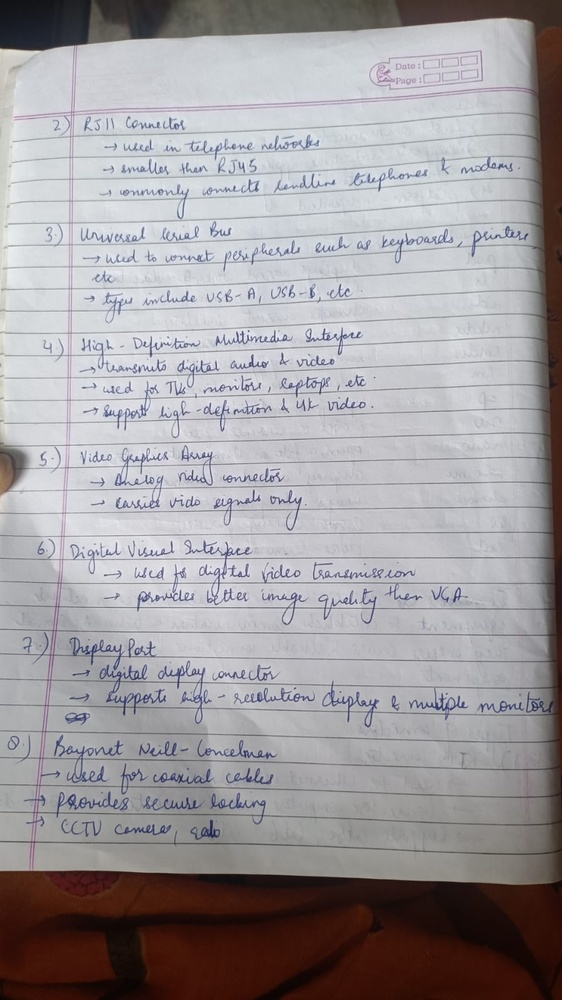
#> input picture data/sample_images/document.jpeg, 562 x 1000 px, shrunk from 899 x 1599 before the run
$ python -i document_detection.py   (imports and definitions only)
#> lines starting #> are read from the running program, lines starting #| are printed output that depends on the picture; after the words box and inside, x2 and y2 are one past the last pixel; in counts of white or black regions, pixels touching at a corner belong together
#> further down, picture is the input picture: shape (1000, 562, 3); mean B, G, R 159, 155.9, 159.9
import cv2


def find_document_contour(image):
    """
    Detect the outer boundary of the document.
    """

    gray = cv2.cvtColor(image, cv2.COLOR_BGR2GRAY)
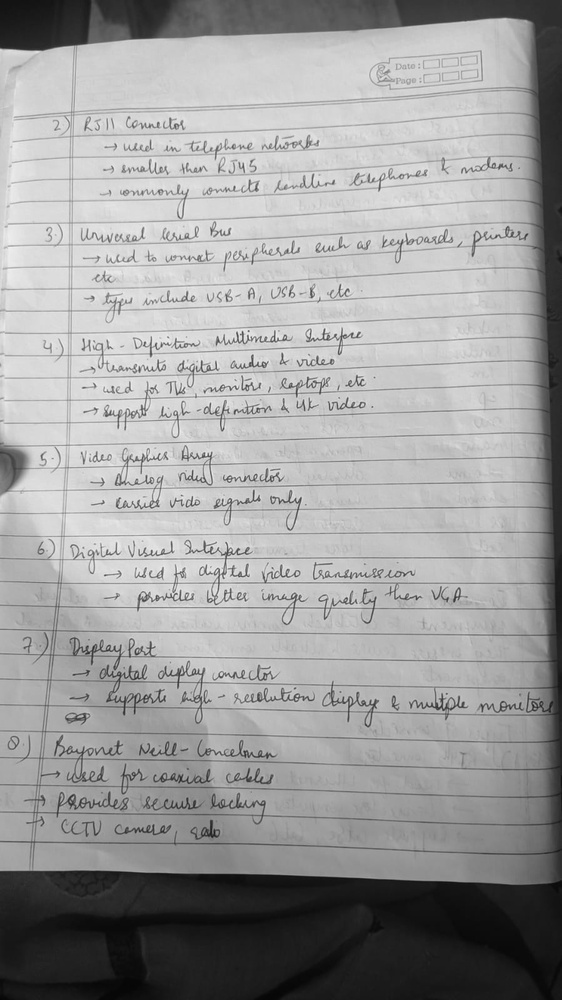
#> gray: shape (1000, 562); min 5, max 246, mean 157.4

    # Smooth the image to reduce text and ruled-line noise
    blurred = cv2.GaussianBlur(gray, (7, 7), 0)

    # Threshold based on the bright paper against the darker background
    _, threshold = cv2.threshold(
        blurred,
        0,
        255,
        cv2.THRESH_BINARY + cv2.THRESH_OTSU
    )
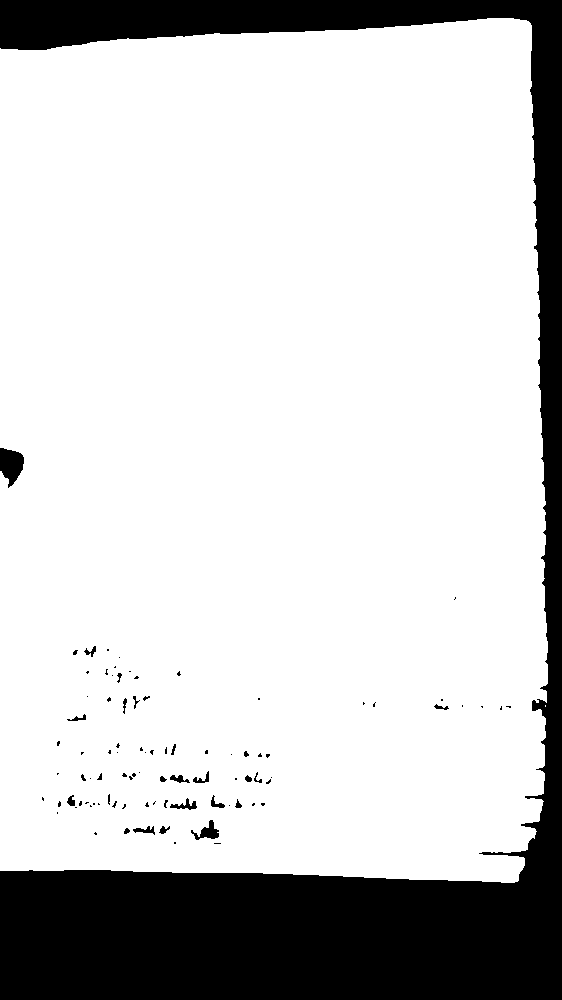
#> threshold: shape (1000, 562); 80.4% white; 90 black regions (65 under 20 px), largest, box (x1, y1, x2, y2) and area: (0, 0, 562, 1000) 107946, (0, 448, 24, 488) 641, (191, 820, 219, 840) 246

    # Connect broken parts of the document boundary
    kernel = cv2.getStructuringElement(
        cv2.MORPH_RECT,
        (15, 15)
    )

    closed = cv2.morphologyEx(
        threshold,
        cv2.MORPH_CLOSE,
        kernel
    )
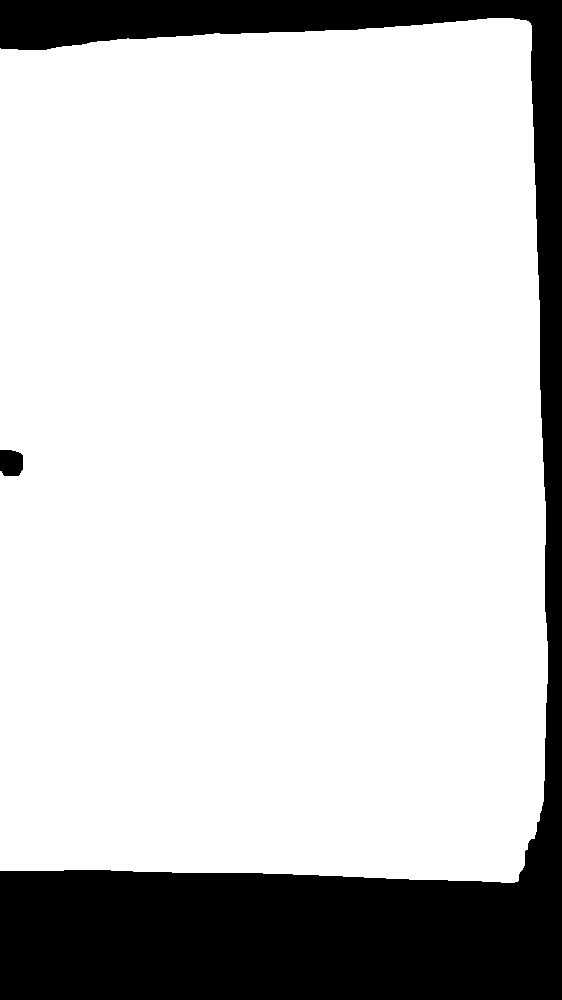
#> closed: shape (1000, 562); 80.8% white; 2 black regions

    contours, _ = cv2.findContours(
        closed,
        cv2.RETR_EXTERNAL,
        cv2.CHAIN_APPROX_SIMPLE
    )
#> contours = 1 contour; box (x1, y1, x2, y2) and area: (0, 18, 548, 883) 452838

    image_area = image.shape[0] * image.shape[1]
#> image_area = 562000

    best_contour = None
    best_area = 0

    for contour in contours:

        area = cv2.contourArea(contour)

        # Document is expected to occupy a large part of the image
        if area < 0.30 * image_area:
            continue

        perimeter = cv2.arcLength(contour, True)

        approximation = cv2.approxPolyDP(
            contour,
            0.03 * perimeter,
            True
        )

        if len(approximation) == 4 and cv2.isContourConvex(approximation):

            if area > best_area:
                best_area = area
                best_contour = approximation
#> this loop made 1 pass
#> (area, perimeter, best_area, best_contour) on pass 1: (452838, 2822.9, 452838, [[528, 21], [0, 48], [0, 870], [518, 880]])
#> after the loop, best_area = 452838

    return best_contour

>>> import cv2
>>> picture = cv2.imread('../data/sample_images/document.jpeg')
>>> result = find_document_contour(picture)
#> result = [[528, 21], [0, 48], [0, 870], [518, 880]]
